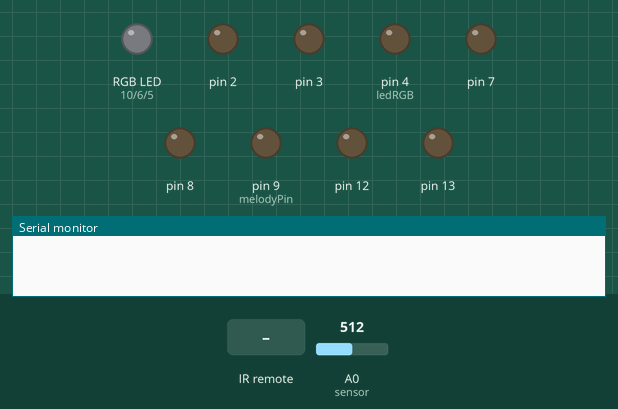
A sketch run on a simulated Arduino Uno, built with avr-gcc and run on an emulated ATmega328P. Shown: an RGB LED mixed from three pins (HIGH = lit), output pins drawn as LEDs (lit = HIGH), the last lines printed to the serial monitor. Dashed ring = blinking. The test bench sets the inputs (shaded band); at power-on: A0 (sensor) = 512. Dim RGB values are drawn brighter than linear.

Above: at 1.8 s.
1.9 s: infrared code 0xFF30CF received
At 2.51 s:
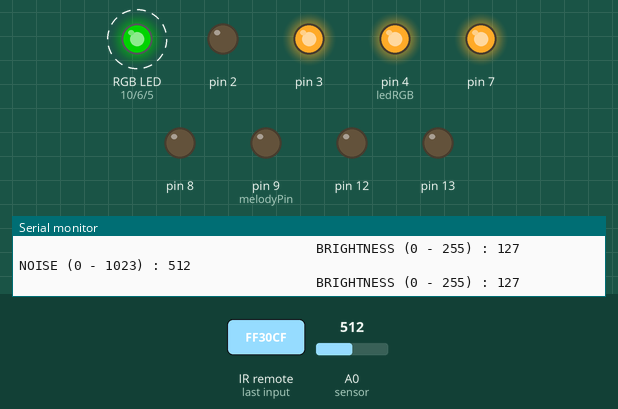
At 3.03 s:
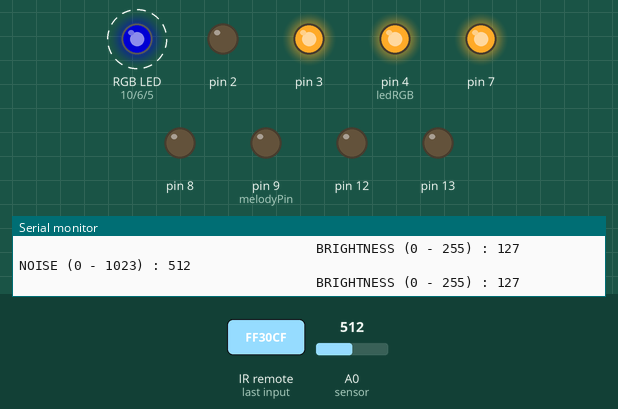
5.4 s: A0 (sensor) set to 1023
8.9 s: infrared code 0xFF18E7 received
At 12.45 s:
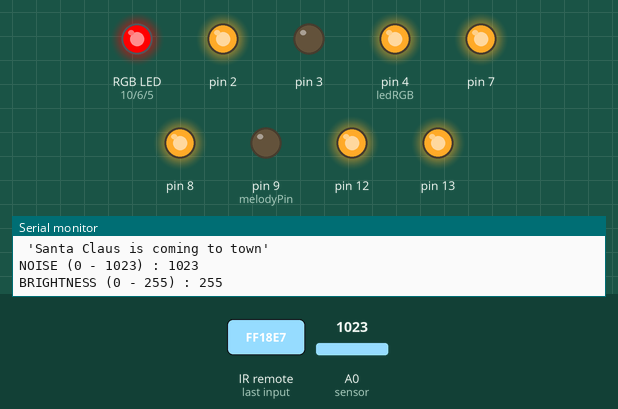
12.9 s: A0 (sensor) set to 716
16.4 s: A0 (sensor) set to 900
20.4 s: A0 (sensor) set to 0
At 23.63 s:
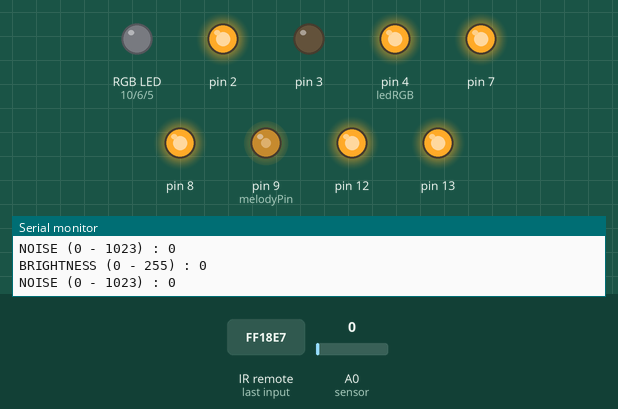
Timing chart, 0 to 25.0 s (numbered marks = the images above; inputs shaded):
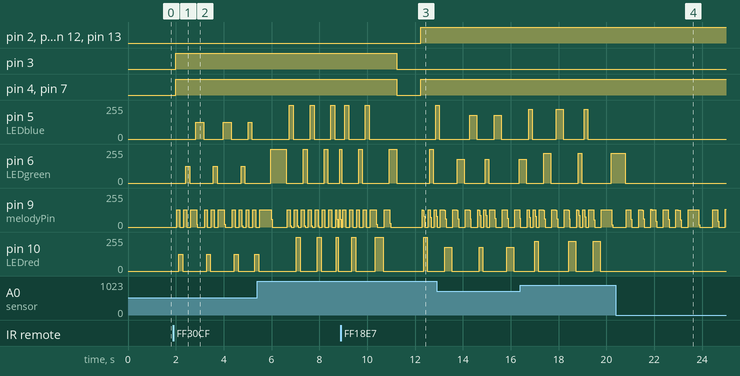

Measured:
- after the input at 1.9 s, pin 3, pin 4 (ledRGB): LOW → HIGH after 0.10 s
- after the input at 8.9 s, pin 2, pin 8, pin 12, pin 13: LOW → HIGH after 3.3 s; pin 3: goes on until 11.2 s, then stays LOW
- after the input at 20.4 s, pin 5 (LEDblue), pin 10 (LEDred): stops changing and stays 0/255; pin 6 (LEDgreen): goes on until 20.8 s, then stays 0/255

The sketch:

christmas.ino
```cpp
#include <IRremote.h>
/*
  Arduino Christmas Songs

  Based on a project and code by Dipto Pratyaksa, updated on 31/3/13

  Modified for Christmas by Joshi, on Dec 17th, 2017.
*/

// NOTES
#define NOTE_B0  31
#define NOTE_C1  33
#define NOTE_CS1 35
#define NOTE_D1  37
#define NOTE_DS1 39
#define NOTE_E1  41
#define NOTE_F1  44
#define NOTE_FS1 46
#define NOTE_G1  49
#define NOTE_GS1 52
#define NOTE_A1  55
#define NOTE_AS1 58
#define NOTE_B1  62
#define NOTE_C2  65
#define NOTE_CS2 69
#define NOTE_D2  73
#define NOTE_DS2 78
#define NOTE_E2  82
#define NOTE_F2  87
#define NOTE_FS2 93
#define NOTE_G2  98
#define NOTE_GS2 104
#define NOTE_A2  110
#define NOTE_AS2 117
#define NOTE_B2  123
#define NOTE_C3  131
#define NOTE_CS3 139
#define NOTE_D3  147
#define NOTE_DS3 156
#define NOTE_E3  165
#define NOTE_F3  175
#define NOTE_FS3 185
#define NOTE_G3  196
#define NOTE_GS3 208
#define NOTE_A3  220
#define NOTE_AS3 233
#define NOTE_B3  247
#define NOTE_C4  262
#define NOTE_CS4 277
#define NOTE_D4  294
#define NOTE_DS4 311
#define NOTE_E4  330
#define NOTE_F4  349
#define NOTE_FS4 370
#define NOTE_G4  392
#define NOTE_GS4 415
#define NOTE_A4  440
#define NOTE_AS4 466
#define NOTE_B4  494
#define NOTE_C5  523
#define NOTE_CS5 554
#define NOTE_D5  587
#define NOTE_DS5 622
#define NOTE_E5  659
#define NOTE_F5  698
#define NOTE_FS5 740
#define NOTE_G5  784
#define NOTE_GS5 831
#define NOTE_A5  880
#define NOTE_AS5 932
#define NOTE_B5  988
#define NOTE_C6  1047
#define NOTE_CS6 1109
#define NOTE_D6  1175
#define NOTE_DS6 1245
#define NOTE_E6  1319
#define NOTE_F6  1397
#define NOTE_FS6 1480
#define NOTE_G6  1568
#define NOTE_GS6 1661
#define NOTE_A6  1760
#define NOTE_AS6 1865
#define NOTE_B6  1976
#define NOTE_C7  2093
#define NOTE_CS7 2217
#define NOTE_D7  2349
#define NOTE_DS7 2489
#define NOTE_E7  2637
#define NOTE_F7  2794
#define NOTE_FS7 2960
#define NOTE_G7  3136
#define NOTE_GS7 3322
#define NOTE_A7  3520
#define NOTE_AS7 3729
#define NOTE_B7  3951
#define NOTE_C8  4186
#define NOTE_CS8 4435
#define NOTE_D8  4699
#define NOTE_DS8 4978


// BUZZER : play the music
#define melodyPin 9


// Jingle Bells
int melody[] = {
  NOTE_E5, NOTE_E5, NOTE_E5,
  NOTE_E5, NOTE_E5, NOTE_E5,
  NOTE_E5, NOTE_G5, NOTE_C5, NOTE_D5,
  NOTE_E5,
  NOTE_F5, NOTE_F5, NOTE_F5, NOTE_F5,
  NOTE_F5, NOTE_E5, NOTE_E5, NOTE_E5, NOTE_E5,
  NOTE_E5, NOTE_D5, NOTE_D5, NOTE_E5,
  NOTE_D5, NOTE_G5
};

int tempo[] = {
  8, 8, 4,
  8, 8, 4,
  8, 8, 8, 8,
  2,
  8, 8, 8, 8,
  8, 8, 8, 16, 16,
  8, 8, 8, 8,
  4, 4
};

// We wish you a merry Christmas

int wish_melody[] = {
  NOTE_B3,
  NOTE_F4, NOTE_F4, NOTE_G4, NOTE_F4, NOTE_E4,
  NOTE_D4, NOTE_D4, NOTE_D4,
  NOTE_G4, NOTE_G4, NOTE_A4, NOTE_G4, NOTE_F4,
  NOTE_E4, NOTE_E4, NOTE_E4,
  NOTE_A4, NOTE_A4, NOTE_B4, NOTE_A4, NOTE_G4,
  NOTE_F4, NOTE_D4, NOTE_B3, NOTE_B3,
  NOTE_D4, NOTE_G4, NOTE_E4,
  NOTE_F4
};

int wish_tempo[] = {
  4,
  4, 8, 8, 8, 8,
  4, 4, 4,
  4, 8, 8, 8, 8,
  4, 4, 4,
  4, 8, 8, 8, 8,
  4, 4, 8, 8,
  4, 4, 4,
  2
};

// Santa Claus is coming to town

int santa_melody[] = {
  NOTE_G4,
  NOTE_E4, NOTE_F4, NOTE_G4, NOTE_G4, NOTE_G4,
  NOTE_A4, NOTE_B4, NOTE_C5, NOTE_C5, NOTE_C5,
  NOTE_E4, NOTE_F4, NOTE_G4, NOTE_G4, NOTE_G4,
  NOTE_A4, NOTE_G4, NOTE_F4, NOTE_F4,
  NOTE_E4, NOTE_G4, NOTE_C4, NOTE_E4,
  NOTE_D4, NOTE_F4, NOTE_B3,
  NOTE_C4
};

int santa_tempo[] = {
  8,
  8, 8, 4, 4, 4,
  8, 8, 4, 4, 4,
  8, 8, 4, 4, 4,
  8, 8, 4, 2,
  4, 4, 4, 4,
  4, 2, 4,
  1
};


// for IR communication
int RECV_PIN = 11;

IRrecv irrecv(RECV_PIN);
decode_results results;

// for analog output : brightness
int LEDred = 10;
int LEDgreen = 6;
int LEDblue = 5;

// for digital output : compare the brightness to the max one
int ledRGB = 4;

int brightness = 0;
long temp;
int sensor = A0;
int val;

// continuous play
int keepSinging = 0;

void setup(void) {
  pinMode(sensor, INPUT);
  pinMode(LEDred, OUTPUT);
  pinMode(LEDgreen, OUTPUT);
  pinMode(LEDblue, OUTPUT);
  pinMode(ledRGB, OUTPUT);

  pinMode(melodyPin, OUTPUT);

  // for 1 column 7 segments : location
  pinMode(13, OUTPUT); // g
  pinMode(12, OUTPUT); // e
  pinMode(8, OUTPUT); // d
  pinMode(2, OUTPUT); // a
  pinMode(7, OUTPUT); // b
  pinMode(3, OUTPUT); // c


  Serial.begin(9600);

  irrecv.enableIRIn();

}

void loop() {

  if(irrecv.decode(&results)){
    // for continuous play, save the track number
    keepSinging = results.value;


    switch(results.value){

      case 0xFF30CF:
        sing(1);
        Serial.println("sing 1");
        break;
      case 0xFF18E7:
        sing(2);
        Serial.println("sing 2");
        break;
      case 0xFF7A85:
        sing(3);
        Serial.println("sing 3");
        break;
      default:
        break;

    }

    irrecv.resume();

  }
  else{

    // play the previous music
    switch(results.value){

      case 0xFF30CF:
        sing(1);
        Serial.println("sing 1");
        break;
      case 0xFF18E7:
        sing(2);
        Serial.println("sing 2");
        break;
      case 0xFF7A85:
        sing(3);
        Serial.println("sing 3");
        break;
      default:
        break;

    }

    irrecv.resume();

  }

  delay(1000);

}

// track number
int song = 0;

void sing(int s) {
  // iterate over the notes of the melody:

  digitalWrite(ledRGB, HIGH);

  song = s;
  if (song == 3) {
    // display the track number
    writeSegment(3);

    Serial.println(" 'We wish you a Merry Christmas'");
    int size = sizeof(wish_melody) / sizeof(int);
    for (int thisNote = 0; thisNote < size; thisNote++) {

      // to measure the noise, and convert to brightness
      int value = analogRead(sensor);
      Serial.print("NOISE (0 - 1023) : ");
      Serial.println(value);
      brightness = ((float)value/1023)*255;

      // to calculate the note duration, take one second
      // divided by the note type.
      //e.g. quarter note = 1000 / 4, eighth note = 1000/8, etc.
      int noteDuration = 1000 / wish_tempo[thisNote];

      buzz(melodyPin, wish_melody[thisNote], noteDuration);

      Serial.print("BRIGHTNESS (0 - 255) : ");

      // to change color by notes
      switch(thisNote%3){
        case 0:
          analogWrite(LEDred, brightness);
          Serial.println(brightness);
          //digitalWrite(LEDred, HIGH);
          break;
        case 1:
          analogWrite(LEDgreen, brightness);
          Serial.println(brightness);
          //digitalWrite(LEDgreen, HIGH);
          break;
        case 2:
          analogWrite(LEDblue, brightness);
          Serial.println(brightness);
          //digitalWrite(LEDblue, HIGH);
          break;
      }

      // to distinguish the notes, set a minimum time between them.
      // the note's duration + 30% seems to work well:
      int pauseBetweenNotes = noteDuration * 1.30;
      delay(pauseBetweenNotes);

      // stop the tone playing:
      buzz(melodyPin, 0, noteDuration);

      switch(thisNote%3){
        case 0:
          analogWrite(LEDred, 0);
          break;
        case 1:
          analogWrite(LEDgreen, 0);
          break;
        case 2:
          analogWrite(LEDblue, 0);
          break;
      }

    }
  } else if (song == 2) {
    // display the track number
    writeSegment(2);

    Serial.println(" 'Santa Claus is coming to town'");
    int size = sizeof(santa_melody) / sizeof(int);
    for (int thisNote = 0; thisNote < size; thisNote++) {

      // to measure the noise, and convert to brightness
      int value = analogRead(sensor);
      Serial.print("NOISE (0 - 1023) : ");
      Serial.println(value);
      brightness = ((float)value/1023)*255;

      // to calculate the note duration, take one second
      // divided by the note type.
      //e.g. quarter note = 1000 / 4, eighth note = 1000/8, etc.
      int noteDuration = 900 / santa_tempo[thisNote];

      buzz(melodyPin, santa_melody[thisNote], noteDuration);

      Serial.print("BRIGHTNESS (0 - 255) : ");

      // to change color by notes
      switch(thisNote%3){
        case 0:
          analogWrite(LEDred, brightness);
          Serial.println(brightness);
          //digitalWrite(LEDred, HIGH);
          break;
        case 1:
          analogWrite(LEDgreen, brightness);
          Serial.println(brightness);
          //digitalWrite(LEDgreen, HIGH);
          break;
        case 2:
          analogWrite(LEDblue, brightness);
          Serial.println(brightness);
          //digitalWrite(LEDblue, HIGH);
          break;
      }

      // to distinguish the notes, set a minimum time between them.
      // the note's duration + 30% seems to work well:
      int pauseBetweenNotes = noteDuration * 1.30;
      delay(pauseBetweenNotes);

      // stop the tone playing:
      buzz(melodyPin, 0, noteDuration);

      switch(thisNote%3){
        case 0:
          analogWrite(LEDred, 0);
          break;
        case 1:
          analogWrite(LEDgreen, 0);
          break;
        case 2:
          analogWrite(LEDblue, 0);
          break;
      }

    }
  } else {
    // display the track number
    writeSegment(1);

    Serial.println(" 'Jingle Bells'");
    int size = sizeof(melody) / sizeof(int);
    for (int thisNote = 0; thisNote < size; thisNote++) {

      // to measure the noise, and convert to brightness
      int value = analogRead(sensor);
      Serial.print("NOISE (0 - 1023) : ");
      Serial.println(value);
      brightness = ((float)value/1023)*255;

      // to calculate the note duration, take one second
      // divided by the note type.
      //e.g. quarter note = 1000 / 4, eighth note = 1000/8, etc.
      int noteDuration = 1000 / tempo[thisNote];

      buzz(melodyPin, melody[thisNote], noteDuration);

      Serial.print("                                      BRIGHTNESS (0 - 255) : ");

      // to change color by notes
      switch(thisNote%3){
        case 0:
          analogWrite(LEDred, brightness);
          Serial.println(brightness);
          //digitalWrite(LEDred, HIGH);
          break;
        case 1:
          analogWrite(LEDgreen, brightness);
          Serial.println(brightness);
          //digitalWrite(LEDgreen, HIGH);
          break;
        case 2:
          analogWrite(LEDblue, brightness);
          Serial.println(brightness);
          //digitalWrite(LEDblue, HIGH);
          break;
      }


      // to distinguish the notes, set a minimum time between them.
      // the note's duration + 30% seems to work well:
      int pauseBetweenNotes = noteDuration * 1.30;
      delay(pauseBetweenNotes);

      // stop the tone playing:
      buzz(melodyPin, 0, noteDuration);


      switch(thisNote%3){
        case 0:
          analogWrite(LEDred, 0);
          break;
        case 1:
          analogWrite(LEDgreen, 0);
          break;
        case 2:
          analogWrite(LEDblue, 0);
          break;
      }

    }
  }

  clearSegment();
  digitalWrite(ledRGB, LOW);
  //digitalWrite(ledB, LOW);
}

void buzz(int targetPin, long frequency, long length) {


  long delayValue = 1000000 / frequency / 2;              // calculate the delay value between transitions

  //// 1 second's worth of microseconds, divided by the frequency, then split in half since
  //// there are two phases to each cycle
  long numCycles = frequency * length / 1000; // calculate the number of cycles for proper timing

  //// multiply frequency, which is really cycles per second, by the number of seconds to
  //// get the total number of cycles to produce
  for (long i = 0; i < numCycles; i++) {                  // for the calculated length of time...
    digitalWrite(targetPin, HIGH);                        // write the buzzer pin high to push out the diaphram
    delayMicroseconds(delayValue);                        // wait for the calculated delay value
    digitalWrite(targetPin, LOW);                         // write the buzzer pin low to pull back the diaphram
    delayMicroseconds(delayValue);                        // wait again or the calculated delay value
  }

}

// before display the track number
void clearSegment() {
    digitalWrite(13, LOW);
    digitalWrite(12, LOW);
    digitalWrite(8, LOW);
    digitalWrite(7, LOW);
    digitalWrite(3, LOW);
    digitalWrite(2, LOW);
}

// display the track number
void writeSegment(byte digit){
  clearSegment();

  switch(digit){
    case 1:
      digitalWrite(13, LOW);
      digitalWrite(12, LOW);
      digitalWrite(8, LOW);
      digitalWrite(7, HIGH);
      digitalWrite(3, HIGH);
      digitalWrite(2, LOW);
      break;
    case 2:
    digitalWrite(13, HIGH);
      digitalWrite(12, HIGH);
      digitalWrite(8, HIGH);
      digitalWrite(7, HIGH);
      digitalWrite(3, LOW);
      digitalWrite(2, HIGH);
      break;
    case 3:
      digitalWrite(13, HIGH);
      digitalWrite(12, LOW);
      digitalWrite(8, HIGH);
      digitalWrite(7, HIGH);
      digitalWrite(3, HIGH);
      digitalWrite(2, HIGH);
      break;
    default:
      digitalWrite(13, LOW);
      digitalWrite(12, LOW);
      digitalWrite(8, LOW);
      digitalWrite(7, LOW);
      digitalWrite(3, LOW);
      digitalWrite(2, LOW);
    break;
  }
}
```
